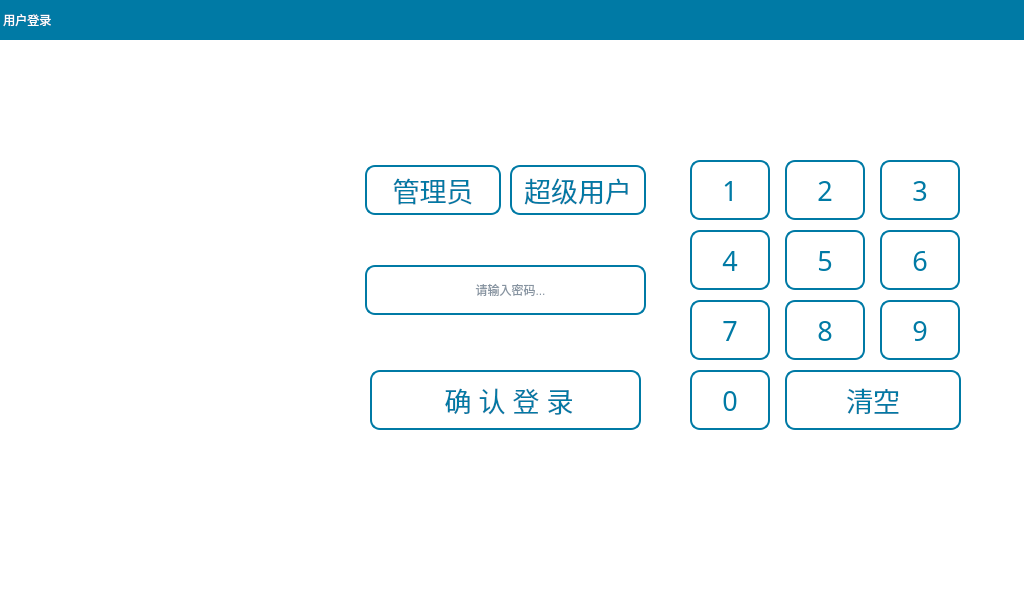
<?xml version="1.0" encoding="UTF-8"?>
<ui version="4.0">
 <class>UserLogin</class>
 <widget class="QWidget" name="UserLogin">
  <property name="geometry">
   <rect>
    <x>0</x>
    <y>0</y>
    <width>1024</width>
    <height>600</height>
   </rect>
  </property>
  <property name="focusPolicy">
   <enum>Qt::NoFocus</enum>
  </property>
  <property name="windowTitle">
   <string>Form</string>
  </property>
  <property name="styleSheet">
   <string notr="true">QWidget{
color:rgb(15, 41, 68);
background-color: rgb(255, 255, 255);
}
QGroupBox{
font: 18pt &quot;文泉驿等宽微米黑&quot;;
border: 0px solid rgb(14, 237, 237);
border-radius:8px;
margin-top:10px;
}
QGroupBox:title{
color:white;
subcontrol-origin: margin;
subcontrol-position: top center;
left: 5px;
}
QToolButton{
font: 20pt &quot;文泉驿等宽微米黑&quot;;
color: rgb(0, 122, 165);
border:2px solid rgb(0, 122, 165);
border-radius:10px;
background-color: rgb(255, 255, 255);
}
QLineEdit{
font: 20pt &quot;文泉驿等宽微米黑&quot;;
background-color: rgb(255, 255, 255);
border: 2px solid rgb(0, 122, 165);
border-radius:10px;
}
QLabel{
font: 20pt &quot;文泉驿等宽微米黑&quot;;
color:rgb(15, 41, 68);
}
QDialog{
font: 18pt &quot;文泉驿等宽微米黑&quot;;
background-color: rgb(255, 255, 255);
}
QPushButton{
width:80px;
height:35px;
font: 20pt &quot;文泉驿等宽微米黑&quot;;
color: rgb(0, 0, 0);
border:2px solid rgb(28, 183, 200);
border-radius:10px;
}
QRadioButton{
font: 18pt &quot;文泉驿等宽微米黑&quot;;
color:rgb(0, 122, 165);
background-color: rgb(255, 255, 255);
}
QRadioButton::indicator{
width:30px;
height:30px;
margin-left:0px;
}
QRadioButton::indicator::unchecked {
image: url(:/Image/disenable.png);
}
QRadioButton::indicator::checked {
image: url(:/Image/enable.png);
}</string>
  </property>
  <widget class="QLabel" name="label_26">
   <property name="geometry">
    <rect>
     <x>0</x>
     <y>0</y>
     <width>1024</width>
     <height>40</height>
    </rect>
   </property>
   <property name="styleSheet">
    <string notr="true">font: 20pt &quot;文泉驿等宽微米黑&quot;;
color: rgb(255, 255, 255);
background-color:rgb(0, 122, 165);</string>
   </property>
   <property name="text">
    <string> 用户登录</string>
   </property>
  </widget>
  <widget class="QToolButton" name="tBtnOk">
   <property name="geometry">
    <rect>
     <x>370</x>
     <y>370</y>
     <width>271</width>
     <height>60</height>
    </rect>
   </property>
   <property name="font">
    <font>
     <family>文泉驿等宽微米黑</family>
     <pointsize>20</pointsize>
     <weight>50</weight>
     <italic>false</italic>
     <bold>false</bold>
    </font>
   </property>
   <property name="focusPolicy">
    <enum>Qt::NoFocus</enum>
   </property>
   <property name="text">
    <string> 确 认 登 录</string>
   </property>
   <property name="toolButtonStyle">
    <enum>Qt::ToolButtonTextBesideIcon</enum>
   </property>
  </widget>
  <widget class="QLabel" name="label_3">
   <property name="geometry">
    <rect>
     <x>305</x>
     <y>265</y>
     <width>50</width>
     <height>50</height>
    </rect>
   </property>
   <property name="styleSheet">
    <string notr="true">border-image: url(:/Image/pwd.png);</string>
   </property>
   <property name="text">
    <string/>
   </property>
  </widget>
  <widget class="QLabel" name="lbUser">
   <property name="geometry">
    <rect>
     <x>305</x>
     <y>170</y>
     <width>50</width>
     <height>50</height>
    </rect>
   </property>
   <property name="styleSheet">
    <string notr="true">
border-image: url(:/Image/login.png);</string>
   </property>
   <property name="text">
    <string/>
   </property>
  </widget>
  <widget class="QLineEdit" name="lineEditPwd">
   <property name="geometry">
    <rect>
     <x>365</x>
     <y>265</y>
     <width>281</width>
     <height>50</height>
    </rect>
   </property>
   <property name="focusPolicy">
    <enum>Qt::StrongFocus</enum>
   </property>
   <property name="text">
    <string/>
   </property>
   <property name="maxLength">
    <number>6</number>
   </property>
   <property name="echoMode">
    <enum>QLineEdit::Password</enum>
   </property>
   <property name="alignment">
    <set>Qt::AlignCenter</set>
   </property>
   <property name="placeholderText">
    <string>   请输入密码...</string>
   </property>
  </widget>
  <widget class="QToolButton" name="tBtn_7">
   <property name="geometry">
    <rect>
     <x>690</x>
     <y>300</y>
     <width>80</width>
     <height>60</height>
    </rect>
   </property>
   <property name="sizePolicy">
    <sizepolicy hsizetype="Fixed" vsizetype="Fixed">
     <horstretch>0</horstretch>
     <verstretch>0</verstretch>
    </sizepolicy>
   </property>
   <property name="font">
    <font>
     <family>文泉驿等宽微米黑</family>
     <pointsize>20</pointsize>
     <weight>50</weight>
     <italic>false</italic>
     <bold>false</bold>
    </font>
   </property>
   <property name="focusPolicy">
    <enum>Qt::NoFocus</enum>
   </property>
   <property name="text">
    <string>7</string>
   </property>
   <property name="autoRepeat">
    <bool>true</bool>
   </property>
  </widget>
  <widget class="QToolButton" name="tBtn_9">
   <property name="geometry">
    <rect>
     <x>880</x>
     <y>300</y>
     <width>80</width>
     <height>60</height>
    </rect>
   </property>
   <property name="sizePolicy">
    <sizepolicy hsizetype="Fixed" vsizetype="Fixed">
     <horstretch>0</horstretch>
     <verstretch>0</verstretch>
    </sizepolicy>
   </property>
   <property name="font">
    <font>
     <family>文泉驿等宽微米黑</family>
     <pointsize>20</pointsize>
     <weight>50</weight>
     <italic>false</italic>
     <bold>false</bold>
    </font>
   </property>
   <property name="focusPolicy">
    <enum>Qt::NoFocus</enum>
   </property>
   <property name="text">
    <string>9</string>
   </property>
   <property name="autoRepeat">
    <bool>true</bool>
   </property>
  </widget>
  <widget class="QToolButton" name="tBtn_2">
   <property name="geometry">
    <rect>
     <x>785</x>
     <y>160</y>
     <width>80</width>
     <height>60</height>
    </rect>
   </property>
   <property name="sizePolicy">
    <sizepolicy hsizetype="Fixed" vsizetype="Fixed">
     <horstretch>0</horstretch>
     <verstretch>0</verstretch>
    </sizepolicy>
   </property>
   <property name="font">
    <font>
     <family>文泉驿等宽微米黑</family>
     <pointsize>20</pointsize>
     <weight>50</weight>
     <italic>false</italic>
     <bold>false</bold>
    </font>
   </property>
   <property name="focusPolicy">
    <enum>Qt::NoFocus</enum>
   </property>
   <property name="text">
    <string>2</string>
   </property>
   <property name="autoRepeat">
    <bool>true</bool>
   </property>
  </widget>
  <widget class="QToolButton" name="tBtn_8">
   <property name="geometry">
    <rect>
     <x>785</x>
     <y>300</y>
     <width>80</width>
     <height>60</height>
    </rect>
   </property>
   <property name="sizePolicy">
    <sizepolicy hsizetype="Fixed" vsizetype="Fixed">
     <horstretch>0</horstretch>
     <verstretch>0</verstretch>
    </sizepolicy>
   </property>
   <property name="font">
    <font>
     <family>文泉驿等宽微米黑</family>
     <pointsize>20</pointsize>
     <weight>50</weight>
     <italic>false</italic>
     <bold>false</bold>
    </font>
   </property>
   <property name="focusPolicy">
    <enum>Qt::NoFocus</enum>
   </property>
   <property name="text">
    <string>8</string>
   </property>
   <property name="autoRepeat">
    <bool>true</bool>
   </property>
  </widget>
  <widget class="QToolButton" name="tBtn_5">
   <property name="geometry">
    <rect>
     <x>785</x>
     <y>230</y>
     <width>80</width>
     <height>60</height>
    </rect>
   </property>
   <property name="sizePolicy">
    <sizepolicy hsizetype="Fixed" vsizetype="Fixed">
     <horstretch>0</horstretch>
     <verstretch>0</verstretch>
    </sizepolicy>
   </property>
   <property name="font">
    <font>
     <family>文泉驿等宽微米黑</family>
     <pointsize>20</pointsize>
     <weight>50</weight>
     <italic>false</italic>
     <bold>false</bold>
    </font>
   </property>
   <property name="focusPolicy">
    <enum>Qt::NoFocus</enum>
   </property>
   <property name="text">
    <string>5</string>
   </property>
   <property name="autoRepeat">
    <bool>true</bool>
   </property>
  </widget>
  <widget class="QToolButton" name="tBtn_4">
   <property name="geometry">
    <rect>
     <x>690</x>
     <y>230</y>
     <width>80</width>
     <height>60</height>
    </rect>
   </property>
   <property name="sizePolicy">
    <sizepolicy hsizetype="Fixed" vsizetype="Fixed">
     <horstretch>0</horstretch>
     <verstretch>0</verstretch>
    </sizepolicy>
   </property>
   <property name="font">
    <font>
     <family>文泉驿等宽微米黑</family>
     <pointsize>20</pointsize>
     <weight>50</weight>
     <italic>false</italic>
     <bold>false</bold>
    </font>
   </property>
   <property name="focusPolicy">
    <enum>Qt::NoFocus</enum>
   </property>
   <property name="text">
    <string>4</string>
   </property>
   <property name="autoRepeat">
    <bool>true</bool>
   </property>
  </widget>
  <widget class="QToolButton" name="tBtn_6">
   <property name="geometry">
    <rect>
     <x>880</x>
     <y>230</y>
     <width>80</width>
     <height>60</height>
    </rect>
   </property>
   <property name="sizePolicy">
    <sizepolicy hsizetype="Fixed" vsizetype="Fixed">
     <horstretch>0</horstretch>
     <verstretch>0</verstretch>
    </sizepolicy>
   </property>
   <property name="font">
    <font>
     <family>文泉驿等宽微米黑</family>
     <pointsize>20</pointsize>
     <weight>50</weight>
     <italic>false</italic>
     <bold>false</bold>
    </font>
   </property>
   <property name="focusPolicy">
    <enum>Qt::NoFocus</enum>
   </property>
   <property name="text">
    <string>6</string>
   </property>
   <property name="autoRepeat">
    <bool>true</bool>
   </property>
  </widget>
  <widget class="QToolButton" name="tBtn_1">
   <property name="geometry">
    <rect>
     <x>690</x>
     <y>160</y>
     <width>80</width>
     <height>60</height>
    </rect>
   </property>
   <property name="sizePolicy">
    <sizepolicy hsizetype="Fixed" vsizetype="Fixed">
     <horstretch>0</horstretch>
     <verstretch>0</verstretch>
    </sizepolicy>
   </property>
   <property name="font">
    <font>
     <family>文泉驿等宽微米黑</family>
     <pointsize>20</pointsize>
     <weight>50</weight>
     <italic>false</italic>
     <bold>false</bold>
    </font>
   </property>
   <property name="focusPolicy">
    <enum>Qt::NoFocus</enum>
   </property>
   <property name="styleSheet">
    <string notr="true">QToolButton{
font: 20pt &quot;文泉驿等宽微米黑&quot;;
color: rgb(0, 122, 165);
border:2px solid rgb(0, 122, 165);
border-radius:10px;
background-color: rgb(255, 255, 255);
}</string>
   </property>
   <property name="text">
    <string>1</string>
   </property>
   <property name="autoRepeat">
    <bool>true</bool>
   </property>
  </widget>
  <widget class="QToolButton" name="tBtn_3">
   <property name="geometry">
    <rect>
     <x>880</x>
     <y>160</y>
     <width>80</width>
     <height>60</height>
    </rect>
   </property>
   <property name="sizePolicy">
    <sizepolicy hsizetype="Fixed" vsizetype="Fixed">
     <horstretch>0</horstretch>
     <verstretch>0</verstretch>
    </sizepolicy>
   </property>
   <property name="font">
    <font>
     <family>文泉驿等宽微米黑</family>
     <pointsize>20</pointsize>
     <weight>50</weight>
     <italic>false</italic>
     <bold>false</bold>
    </font>
   </property>
   <property name="focusPolicy">
    <enum>Qt::NoFocus</enum>
   </property>
   <property name="text">
    <string>3</string>
   </property>
   <property name="autoRepeat">
    <bool>true</bool>
   </property>
  </widget>
  <widget class="QToolButton" name="tBtn_0">
   <property name="geometry">
    <rect>
     <x>690</x>
     <y>370</y>
     <width>80</width>
     <height>60</height>
    </rect>
   </property>
   <property name="sizePolicy">
    <sizepolicy hsizetype="Fixed" vsizetype="Fixed">
     <horstretch>0</horstretch>
     <verstretch>0</verstretch>
    </sizepolicy>
   </property>
   <property name="font">
    <font>
     <family>文泉驿等宽微米黑</family>
     <pointsize>20</pointsize>
     <weight>50</weight>
     <italic>false</italic>
     <bold>false</bold>
    </font>
   </property>
   <property name="focusPolicy">
    <enum>Qt::NoFocus</enum>
   </property>
   <property name="text">
    <string>0</string>
   </property>
   <property name="autoRepeat">
    <bool>true</bool>
   </property>
  </widget>
  <widget class="QToolButton" name="tBtn_del">
   <property name="geometry">
    <rect>
     <x>785</x>
     <y>370</y>
     <width>176</width>
     <height>60</height>
    </rect>
   </property>
   <property name="sizePolicy">
    <sizepolicy hsizetype="Fixed" vsizetype="Fixed">
     <horstretch>0</horstretch>
     <verstretch>0</verstretch>
    </sizepolicy>
   </property>
   <property name="minimumSize">
    <size>
     <width>0</width>
     <height>0</height>
    </size>
   </property>
   <property name="font">
    <font>
     <family>文泉驿等宽微米黑</family>
     <pointsize>20</pointsize>
     <weight>50</weight>
     <italic>false</italic>
     <bold>false</bold>
    </font>
   </property>
   <property name="focusPolicy">
    <enum>Qt::NoFocus</enum>
   </property>
   <property name="text">
    <string>清空</string>
   </property>
   <property name="autoRepeat">
    <bool>true</bool>
   </property>
  </widget>
  <widget class="QToolButton" name="tBtnAdmin">
   <property name="geometry">
    <rect>
     <x>365</x>
     <y>165</y>
     <width>136</width>
     <height>50</height>
    </rect>
   </property>
   <property name="sizePolicy">
    <sizepolicy hsizetype="Fixed" vsizetype="Fixed">
     <horstretch>0</horstretch>
     <verstretch>0</verstretch>
    </sizepolicy>
   </property>
   <property name="minimumSize">
    <size>
     <width>0</width>
     <height>0</height>
    </size>
   </property>
   <property name="font">
    <font>
     <family>文泉驿等宽微米黑</family>
     <pointsize>20</pointsize>
     <weight>50</weight>
     <italic>false</italic>
     <bold>false</bold>
    </font>
   </property>
   <property name="focusPolicy">
    <enum>Qt::NoFocus</enum>
   </property>
   <property name="text">
    <string>管理员</string>
   </property>
   <property name="autoRepeat">
    <bool>true</bool>
   </property>
  </widget>
  <widget class="QToolButton" name="tBtnSuper">
   <property name="geometry">
    <rect>
     <x>510</x>
     <y>165</y>
     <width>136</width>
     <height>50</height>
    </rect>
   </property>
   <property name="sizePolicy">
    <sizepolicy hsizetype="Fixed" vsizetype="Fixed">
     <horstretch>0</horstretch>
     <verstretch>0</verstretch>
    </sizepolicy>
   </property>
   <property name="minimumSize">
    <size>
     <width>0</width>
     <height>0</height>
    </size>
   </property>
   <property name="font">
    <font>
     <family>文泉驿等宽微米黑</family>
     <pointsize>20</pointsize>
     <weight>50</weight>
     <italic>false</italic>
     <bold>false</bold>
    </font>
   </property>
   <property name="focusPolicy">
    <enum>Qt::NoFocus</enum>
   </property>
   <property name="text">
    <string>超级用户</string>
   </property>
   <property name="autoRepeat">
    <bool>true</bool>
   </property>
  </widget>
  <widget class="QLabel" name="label_4">
   <property name="geometry">
    <rect>
     <x>305</x>
     <y>370</y>
     <width>50</width>
     <height>50</height>
    </rect>
   </property>
   <property name="styleSheet">
    <string notr="true">border-image: url(:/Image/ok.png);</string>
   </property>
   <property name="text">
    <string/>
   </property>
  </widget>
  <zorder>label_26</zorder>
  <zorder>tBtnOk</zorder>
  <zorder>label_3</zorder>
  <zorder>lineEditPwd</zorder>
  <zorder>lbUser</zorder>
  <zorder>tBtn_7</zorder>
  <zorder>tBtn_9</zorder>
  <zorder>tBtn_2</zorder>
  <zorder>tBtn_8</zorder>
  <zorder>tBtn_5</zorder>
  <zorder>tBtn_4</zorder>
  <zorder>tBtn_6</zorder>
  <zorder>tBtn_1</zorder>
  <zorder>tBtn_3</zorder>
  <zorder>tBtn_0</zorder>
  <zorder>tBtn_del</zorder>
  <zorder>tBtnAdmin</zorder>
  <zorder>tBtnSuper</zorder>
  <zorder>label_4</zorder>
 </widget>
 <resources/>
 <connections/>
</ui>
